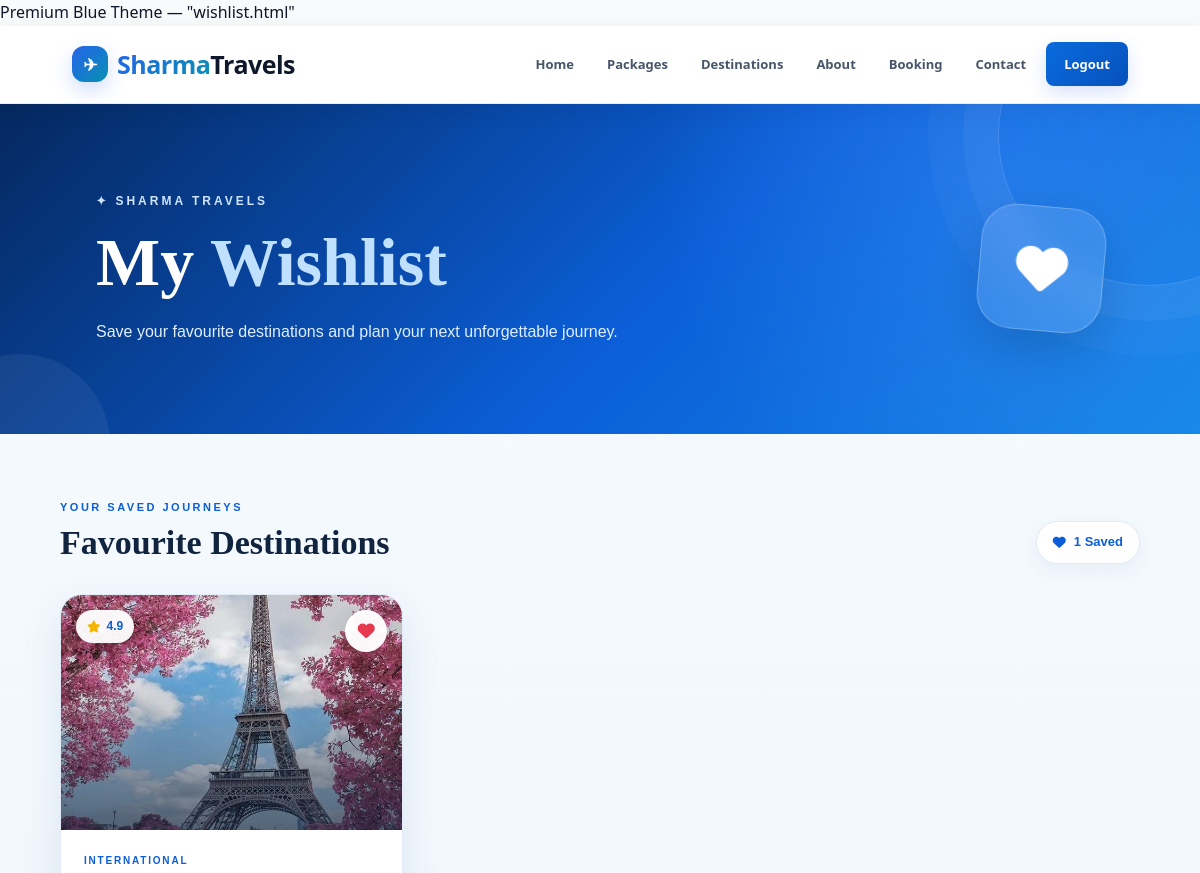
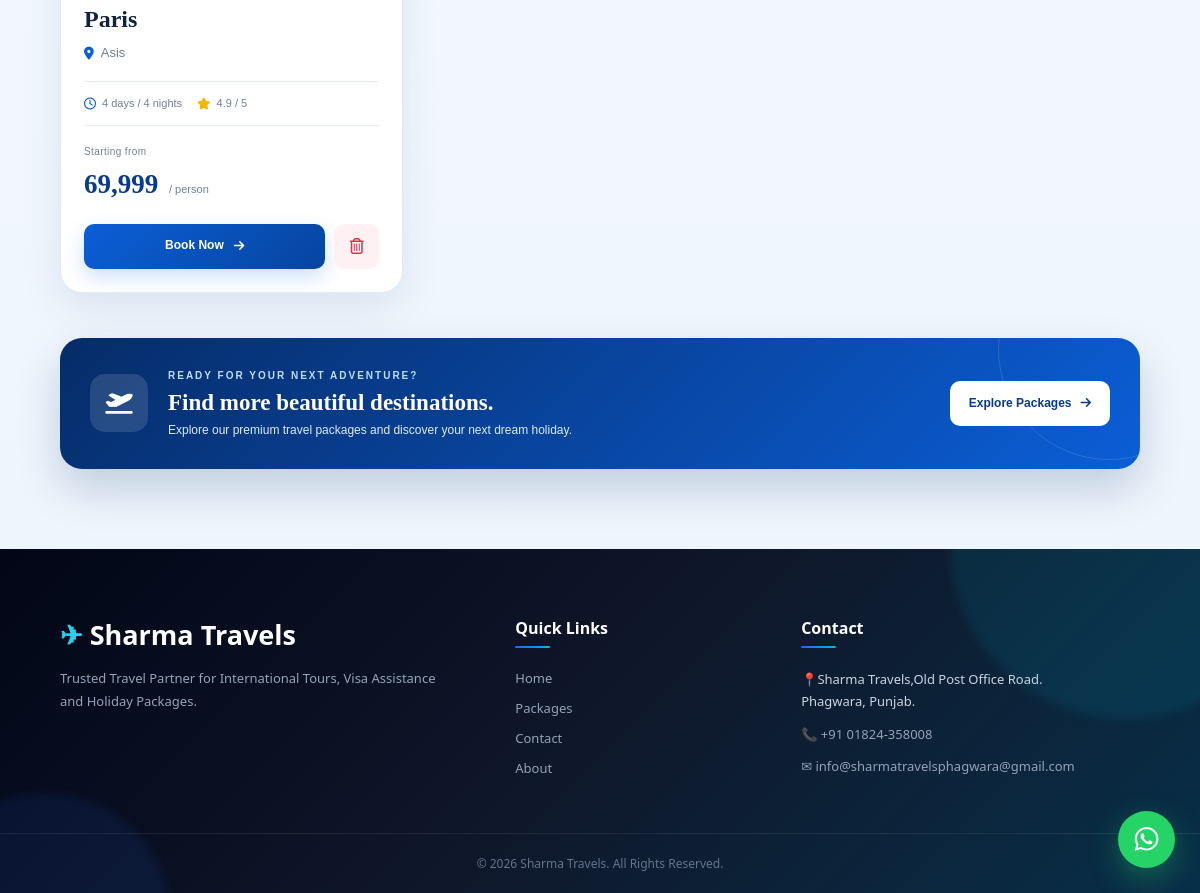
The app's page /wishlist (signed in) with its own data (2 pictures, top to bottom).
### app.py (models this page shows)
class Package(db.Model):
    id = db.Column(
        db.Integer,
        primary_key=True
    )
    title = db.Column(
        db.String(200),
        nullable=False
    )
    category = db.Column(
        db.String(100)
    )
    continent = db.Column(
        db.String(100)
    )
    duration = db.Column(
        db.String(100)
    )
    price = db.Column(
        db.String(50)
    )
    featured = db.Column(
        db.Boolean,
        default=False
    )
    active = db.Column(
        db.Boolean,
        default=True
    )
    image = db.Column(
        db.String(500)
    )
    rating = db.Column(
        db.Float,
        default=0
    )

### app.py (the view)
@app.route("/wishlist")
def wishlist():
    if not session.get("user_id"):
        return redirect(url_for("login"))
    info = BusinessInfo.query.first()
    wishlist_items = Wishlist.query.filter_by(
        user_id=session.get("user_id")
    ).all()
    wishlist_packages = []
    for item in wishlist_items:
        package_item = db.session.get(
            Package,
            item.package_id
        )
        if package_item:
            wishlist_packages.append(package_item)
    return render_template(
        "wishlist.html",
        info=info,
        wishlist=wishlist_packages
    )

### templates/wishlist.html (shortened to what this page needs)
{% extends "base.html" %}
{% block content %}
<section class="wishlist-page">
    <div class="wishlist-hero">
        <div class="wishlist-hero-content">
            <span class="wishlist-label">
                ✦ SHARMA TRAVELS
            </span>
            <h1>
                My <span>Wishlist</span>
            </h1>
            <p>
                Save your favourite destinations and plan
                your next unforgettable journey.
            </p>
        </div>
        <div class="wishlist-hero-icon">
            <i class="fa-solid fa-heart"></i>
        </div>
    </div>
    <section class="wishlist-container">
        {% if wishlist %}
        <div class="wishlist-topbar">
            <div>
                <span class="wishlist-small-title">
                    YOUR SAVED JOURNEYS
                </span>
                <h2>
                    Favourite Destinations
                </h2>
            </div>
            <div class="wishlist-count">
                <i class="fa-solid fa-heart"></i>
                {{ wishlist|length }} Saved
            </div>
        </div>
        <div class="wishlist-grid">
            {% for item in wishlist %}
            <article class="wishlist-card">
                <div class="wishlist-image">
                    <img
                        src="{{ url_for('static', filename='images/' + item.image) }}"
                        alt="{{ item.title }}"
                    >
                    <div class="wishlist-image-overlay"></div>
                    <span class="wishlist-badge">
                        <i class="fa-solid fa-star"></i>
                        {{ item.rating }}
                    </span>
                    <a
                        href="{{ url_for('remove_from_wishlist', package_id=item.id) }}"
                        class="remove-wishlist"
                        title="Remove from Wishlist"
                        onclick="return confirm('Remove this destination from your wishlist?');"
                    >
                        <i class="fa-solid fa-heart"></i>
                    </a>
                </div>
                <div class="wishlist-content">
                    <span class="wishlist-category">
                        {{ item.category }}
                    </span>
                    <h3>
                        {{ item.title }}
                    </h3>
                    <div class="wishlist-location">
                        <i class="fa-solid fa-location-dot"></i>
                        <span>
                            {{ item.continent }}
                        </span>
                    </div>
                    <div class="wishlist-info">
                        <div>
                            <i class="fa-regular fa-clock"></i>
                            <span>
                                {{ item.duration }}
                            </span>
                        </div>
                        <div>
                            <i class="fa-solid fa-star"></i>
                            <span>
                                {{ item.rating }} / 5
                            </span>
                        </div>
                    </div>
                    <div class="wishlist-price">
                        <div>
                            <span>
                                Starting from
                            </span>
                            <strong>
                                {{ item.price }}
                            </strong>
                            <small>
                                / person
                            </small>
                        </div>
                    </div>
                    <div class="wishlist-actions">
                        <a
                            href="{{ url_for('booking', package_id=item.id) }}"
                            class="wishlist-book-btn"
                        >
                            <span>
                                Book Now
                            </span>
                            <i class="fa-solid fa-arrow-right"></i>
                        </a>
                        <a
                            href="{{ url_for('remove_from_wishlist', package_id=item.id) }}"
                            class="wishlist-remove-btn"
                            title="Remove"
                        >
                            <i class="fa-regular fa-trash-can"></i>
                        </a>
                    </div>
                </div>
            </article>
            {% endfor %}
        </div>
        <div class="wishlist-cta">
            <div class="wishlist-cta-icon">
                <i class="fa-solid fa-plane-departure"></i>
            </div>
            <div class="wishlist-cta-content">
                <span>
                    READY FOR YOUR NEXT ADVENTURE?
                </span>
                <h2>
                    Find more beautiful destinations.
                </h2>
                <p>
                    Explore our premium travel packages
                    and discover your next dream holiday.
                </p>
            </div>
            <a
                href="{{ url_for('package') }}"
                class="wishlist-explore-btn"
            >
                Explore Packages
                <i class="fa-solid fa-arrow-right"></i>
            </a>
        </div>
        {% endif %}
    </section>
</section>
{% endblock %}

### records on screen
Package: image+title (picture), rating "4.9", category "INTERNATIONAL", title "Paris", continent "Asis", duration "4 days / 4 nights", price "69,999"

### other values on screen
{{ wishlist|length }} "1"
